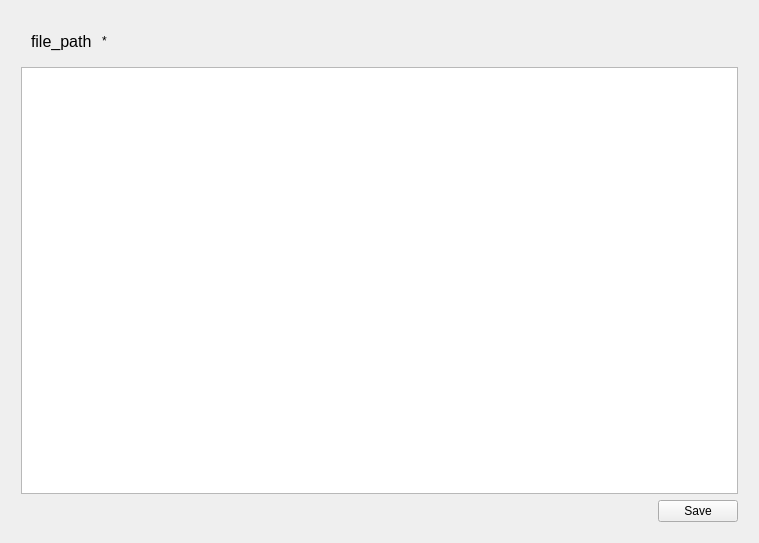
<?xml version="1.0" encoding="UTF-8"?>
<ui version="4.0">
 <class>FileEditor</class>
 <widget class="QWidget" name="FileEditor">
  <property name="geometry">
   <rect>
    <x>0</x>
    <y>0</y>
    <width>759</width>
    <height>543</height>
   </rect>
  </property>
  <property name="windowTitle">
   <string>FileEditor</string>
  </property>
  <layout class="QVBoxLayout" name="verticalLayout_2">
   <item>
    <layout class="QVBoxLayout" name="verticalLayout">
     <property name="leftMargin">
      <number>10</number>
     </property>
     <property name="topMargin">
      <number>10</number>
     </property>
     <property name="rightMargin">
      <number>10</number>
     </property>
     <property name="bottomMargin">
      <number>10</number>
     </property>
     <item>
      <layout class="QHBoxLayout" name="horizontalLayout_2">
       <property name="spacing">
        <number>10</number>
       </property>
       <property name="leftMargin">
        <number>10</number>
       </property>
       <property name="topMargin">
        <number>10</number>
       </property>
       <property name="rightMargin">
        <number>10</number>
       </property>
       <property name="bottomMargin">
        <number>10</number>
       </property>
       <item>
        <widget class="QLabel" name="label_file_path">
         <property name="font">
          <font>
           <pointsize>12</pointsize>
          </font>
         </property>
         <property name="text">
          <string>file_path</string>
         </property>
        </widget>
       </item>
       <item>
        <widget class="QLabel" name="label_Changed">
         <property name="text">
          <string>*</string>
         </property>
        </widget>
       </item>
       <item>
        <spacer name="horizontalSpacer_2">
         <property name="orientation">
          <enum>Qt::Horizontal</enum>
         </property>
         <property name="sizeHint" stdset="0">
          <size>
           <width>40</width>
           <height>20</height>
          </size>
         </property>
        </spacer>
       </item>
      </layout>
     </item>
     <item>
      <widget class="QTextEdit" name="textEdit_main_editor">
       <property name="font">
        <font>
         <pointsize>10</pointsize>
        </font>
       </property>
      </widget>
     </item>
     <item>
      <layout class="QHBoxLayout" name="horizontalLayout">
       <item>
        <spacer name="horizontalSpacer">
         <property name="orientation">
          <enum>Qt::Horizontal</enum>
         </property>
         <property name="sizeHint" stdset="0">
          <size>
           <width>40</width>
           <height>20</height>
          </size>
         </property>
        </spacer>
       </item>
       <item>
        <widget class="QPushButton" name="Button_save">
         <property name="text">
          <string>Save</string>
         </property>
        </widget>
       </item>
      </layout>
     </item>
    </layout>
   </item>
  </layout>
 </widget>
 <resources/>
 <connections>
  <connection>
   <sender>textEdit_main_editor</sender>
   <signal>textChanged()</signal>
   <receiver>label_Changed</receiver>
   <slot>show()</slot>
   <hints>
    <hint type="sourcelabel">
     <x>379</x>
     <y>278</y>
    </hint>
    <hint type="destinationlabel">
     <x>113</x>
     <y>38</y>
    </hint>
   </hints>
  </connection>
  <connection>
   <sender>Button_save</sender>
   <signal>clicked()</signal>
   <receiver>label_Changed</receiver>
   <slot>hide()</slot>
   <hints>
    <hint type="sourcelabel">
     <x>701</x>
     <y>511</y>
    </hint>
    <hint type="destinationlabel">
     <x>113</x>
     <y>38</y>
    </hint>
   </hints>
  </connection>
 </connections>
</ui>
